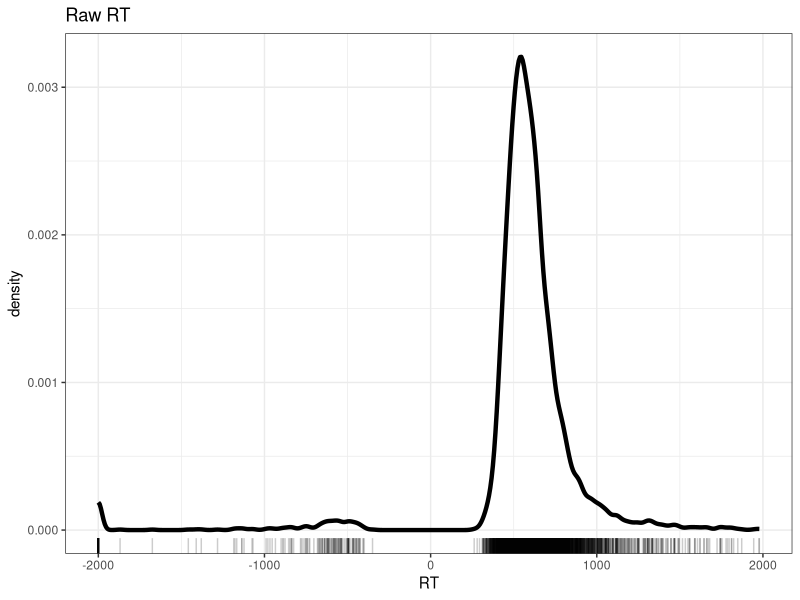
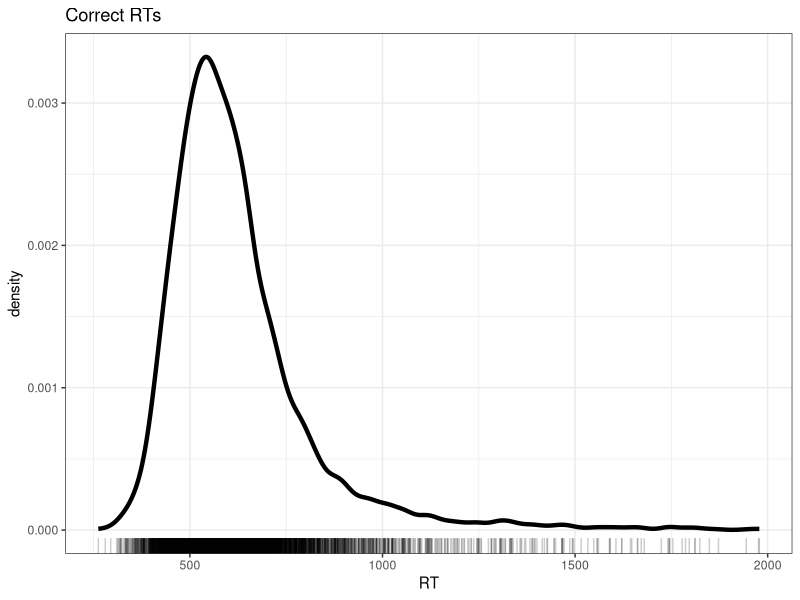
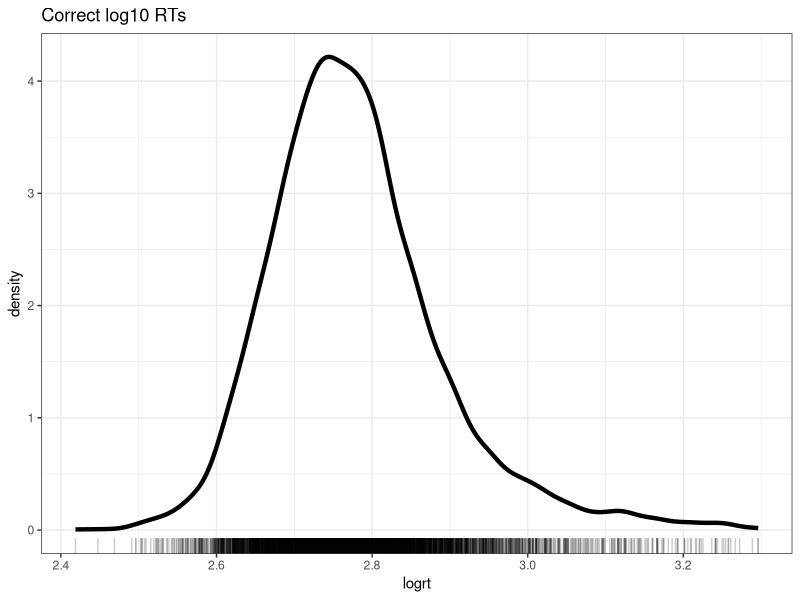

The R script that drew these images, in order: (Note: this script raises an error after producing the figures.)
## ---- chunk 1
library(broom)
library(gridExtra)
library(here)
library(lme4)
library(tidyverse)
## ---- chunk 2
ML.all <- read_csv("subjects.behaviour.words-310114.csv", na = "-999")
## ---- chunk 3
#| label: fig-rt-all-density
#| fig-cap: "Density plot showing word recognition reaction time, correct and incorrect responses"
#| fig-alt: "Density plot showing word recognition reaction time, correct and incorrect responses. The figure shows a black line, a curve peaking over RT = about 500 but ranging between -2000 and +2000. Under the curve, a series of black tick marks are shown under the x-axis border."
#| warning: false
#| message: false
#| fig-height: 5
#| fig-width: 5
ML.all %>%
  ggplot(aes(x = RT)) +
  geom_density(size=1.5) +
  geom_rug(alpha = .2) +
  ggtitle("Raw RT") +
  theme_bw()  
## ---- chunk 4
#| label: filter
ML.all.correct <- filter(ML.all, RT >= 200)
## ---- chunk 5
#| label: length-check
length(ML.all$RT)
length(ML.all.correct$RT)
## ---- chunk 6
#| label: fig-rt-correct-density
#| fig-cap: "Density plot showing word recognition reaction time, correct responses only"
#| fig-alt: "Density plot showing word recognition reaction time, correct and incorrect responses. The figure shows a black line, a curve peaking over RT = about 500 now ranging between 0 and +2000. Under the curve, a series of black tick marks are shown under the x-axis border. The skew towards high values is now more obvious."
#| warning: false
#| message: false
#| fig-height: 5
#| fig-width: 5
ML.all.correct %>%
  ggplot(aes(x = RT)) +
  geom_density(size=1.5) + 
  geom_rug(alpha = .2) +
  ggtitle("Correct RTs") +
  theme_bw()
## ---- chunk 7
#| label: log-transform
ML.all.correct$logrt <- log10(ML.all.correct$RT)			
## ---- chunk 8
#| label: fig-rt-correct-log-density
#| fig-cap: "Density plot showing log10 transformed reaction time, correct responses only"
#| fig-alt: "Density plot showing word recognition reaction time, correct and incorrect responses. The figure shows a black line, a curve peaking over logrt = about 2.8 ranging between 2.4 and 3.5. Under the curve, a series of black tick marks are shown under the x-axis border. The skew towards high values is now considerably reduced."
#| warning: false
#| message: false
#| fig-height: 5
#| fig-width: 5
ML.all.correct %>%
  ggplot(aes(x = logrt)) +
  geom_density(size = 1.5) + 
  geom_rug(alpha = .2) +
  ggtitle("Correct log10 RTs") +
  theme_bw()
## ---- chunk 9
#| label: filterrows
# step 1
long.all.select.filter <- long.all.select %>% 
                            filter(item_name != 'FALSE')

# step 2
long.all.select.filter <- long.all.select.filter %>%
                            filter(RT >= 200)

## ---- chunk 10
#| label: longall-na-omit
long.all.noNAs <- na.omit(long.all.select.filter)
## ---- chunk 11
#| label: readinglongallc5
long.all.noNAs <- read_csv("long.all.noNAs.csv", 
                           col_types = cols(
                             subjectID = col_factor(),
                             item_name = col_factor()
                           )
                          ) 
## ---- chunk 12
#| label: fig-freq-all
#| fig-cap: "Reading reaction time compared to word frequency, all data"
#| fig-alt: "The figure shows a scatterplot: each point represents the lexical frequency (on the x-axis) and the reaction time (RT, on the y-axis) of responses made by children to a set of words. A red line is drawn through the points, indicating that RT decreases for higher values of frequency."
#| warning: false
#| message: false
#| fig-height: 4.5
#| fig-width: 4.5
long.all.noNAs %>%
ggplot(aes(x = Lg.UK.CDcount, y = RT)) +
  geom_point(alpha = .2) + 
  geom_smooth(method = "lm", se = FALSE, size = 1.5, colour="red") + 
  theme_bw() + 
  xlab("Word frequency: log context distinctiveness (CD) count")

## ---- chunk 13
#| label: lm-all-freq
lm.all.freq <- lm(RT ~  Lg.UK.CDcount, data = long.all.noNAs)

summary(lm.all.freq)
## ---- chunk 14
#| label: lm-all-length
lm.all.length <- lm(RT ~  Length,

                 data = long.all.noNAs)

summary(lm.all.length)
## ---- chunk 15
#| label: fig-freqperchildtrellis
#| fig-cap: "RT vs. word frequency, considered separately for data for each child"
#| fig-alt: "The figure shows a grid of scatterplots. In each plot, each point represents the lexical frequency (on the x-axis) and the reaction time (RT, on the y-axis) of responses made by children to a set of words. A red line is drawn through the points, indicating that RT decreases for higher values of frequency. A different plot is shown to represent the data for each child. Between plots, we can see that the potential association between RT and frequency can vary."
#| warning: false
#| message: false
#| fig-height: 10
#| fig-width: 7.5
long.all.noNAs %>%
  ggplot(aes(x = Lg.UK.CDcount, y = RT)) +
    geom_point(alpha = .2) + 
    geom_smooth(method = "lm", se = FALSE, size = 1.25, colour = "red") + 
    theme_bw() + 
    xlab("Word frequency (log10 UK SUBTLEX CD count)") + 
    facet_wrap(~ subjectID)
## ---- chunk 16
#| label: fig-lengthperchildtrellis
#| fig-cap: "RT vs. word length, considered separately for data for each child"
#| fig-alt: "The figure shows a grid of scatterplots. In each plot, each point represents the word length (on the x-axis) and the reaction time (RT, on the y-axis) of responses made by children to a set of words. A red line is drawn through the points, indicating that RT increases for higher values of length. A different plot is shown to represent the data for each child. Between plots, we can see that the potential association between RT and length can vary."
#| warning: false
#| message: false
#| fig-height: 10
#| fig-width: 7.5
long.all.noNAs %>%
  ggplot(aes(x = Length, y = RT)) +
  geom_point(alpha = .2) +
  geom_smooth(method = "lm", se = FALSE, size = 1.25, colour = "red") +
  theme_bw() +
  facet_wrap(~ subjectID)
## ---- chunk 17
lmer.all.1 <- lmer(RT ~  Lg.UK.CDcount + (Lg.UK.CDcount + 1||subjectID),
             
             data = long.all.noNAs)

summary(lmer.all.1)
## ---- chunk 18
lmer.all.si <- lmer(RT ~  Lg.UK.CDcount + 
                         (Lg.UK.CDcount + 1||subjectID) +
                         (1|item_name),
             
             data = long.all.noNAs)

summary(lmer.all.si)
## ---- chunk 19
lmer.all.2 <- lmer(RT ~  Length + 
                     (Length + 1||subjectID) +
                     (1|item_name),
                   
                   data = long.all.noNAs)

summary(lmer.all.2)
## ---- chunk 20
# -- First fit the model for each child
freqperchildlm <- long.all.noNAs %>%
  group_by(subjectID) %>% 
  do(tidy(lm(RT ~ Lg.UK.CDcount, data=.)))

# -- What does freqperchildlm hold: take a look?

# -- Make sure you can treat term as a factor
freqperchildlm$term <- as.factor(freqperchildlm$term)

# -- Get the intercept and frequency effect estimates
freqperchildlmint <- filter(freqperchildlm, term == '(Intercept)')
freqperchildlmfreq <- filter(freqperchildlm, term == 'Lg.UK.CDcount')

# -- Make the intercepts plots: order by size
pfreqperchildlmint <- freqperchildlmint %>%
  ggplot(aes(x = fct_reorder(subjectID, estimate), y = estimate, ymin = estimate - std.error, ymax = estimate + std.error)) + 
  geom_point() + geom_linerange() + 
  theme_bw() + 
  xlab("Intercepts in order of size") +
  ylab("Estimated intercept +/- SE") + 
  theme(axis.title.y = element_text(size = 10), 
        axis.text.y = element_text(size = 5), 
        axis.text.x = element_blank(), 
        panel.grid = element_blank())

# -- Make the slopes plots: order by size
pfreqperchildlmfreq <- freqperchildlmfreq %>%
  ggplot(aes(x = fct_reorder(subjectID, estimate), y = estimate, ymin = estimate - std.error, ymax = estimate + std.error)) + 
  geom_point() + geom_linerange() + 
  theme_bw() + 
  xlab("Frequency effect coefficient in order of size") +
  ylab("Estimated coefficient for the frequency effect +/- SE") + 
  theme(axis.title.y = element_text(size = 10), 
        axis.text.y = element_text(size = 5), 
        axis.text.x = element_blank(), 
        panel.grid = element_blank())

# -- Make a grid to show the plots side by side: in 2 columns
grid.arrange(pfreqperchildlmint, pfreqperchildlmfreq,
             ncol = 2) 
## ---- chunk 21
lmer.all.1 <- lmer(RT ~  Lg.UK.CDcount + (Lg.UK.CDcount + 1||subjectID),
                   
                   data = long.all.noNAs)
## ---- chunk 22
BLUPS <- ranef(lmer.all.1)$subjectID
# summary(BLUPS)

BLUPS.df <- data.frame(subjectID = rownames(BLUPS), 
                       intercepts = BLUPS[,1], 
                       frequency = BLUPS[,2])
# summary(BLUPS.df)
# str(BLUPS.df)

p.BLUPS.intercepts <- BLUPS.df %>%
  ggplot(aes(x = intercepts)) +
  geom_histogram() + 
  ggtitle("(a.) Adjustment by child") +
  xlab("In the intercept") +
  geom_vline(xintercept = 0, colour = "red", size = 1.5) +
  theme_bw()

p.BLUPS.slopes <- BLUPS.df %>%
  ggplot(aes(x = frequency)) +
  geom_histogram() + 
  ggtitle("(b.) Adjustment by child") +
  xlab("In the frequency slope (coefficient)") +
  geom_vline(xintercept = 0, colour = "red", size = 1.5) +
  theme_bw()

grid.arrange(p.BLUPS.intercepts, p.BLUPS.slopes,
             ncol = 2
)
## ---- chunk 23
# -- Fit different kinds of mixed-effects model, then plot the resulting differences in model predictions

lmer.all.1 <- lmer(RT ~  Lg.UK.CDcount + (Lg.UK.CDcount + 1||subjectID),
                   
                   data = long.all.noNAs)

# summary(lmer.all.1)

lmer.all.2 <- lmer(RT ~  Lg.UK.CDcount + (1|subjectID),
                   
                   data = long.all.noNAs)

# summary(lmer.all.2)

lmer.all.3 <- lmer(RT ~  Lg.UK.CDcount + (Lg.UK.CDcount + 0|subjectID),
                   
                   data = long.all.noNAs)

# summary(lmer.all.3)
## ---- chunk 24
# -- get predictions

long.all.noNAs$pred1 <- predict(lmer.all.1) ## individual level
long.all.noNAs$pred2 <- predict(lmer.all.2) ## individual level
long.all.noNAs$pred3 <- predict(lmer.all.3) ## individual level

# -- show predictions as slopes on top of raw data

p.slopes.intercepts <- long.all.noNAs %>%
  ggplot(aes(x = Lg.UK.CDcount, y = RT)) +
  geom_point(alpha = .25, colour = "darkgrey") +
  geom_line(aes(y = pred1, group = subjectID), colour="red", alpha = .4) +
  ggtitle("(c.)\n(Lg.UK.CDcount + 1||subjectID)") +
  xlab("Frequency (Lg.UK.CDcount)") +
  xlim(0,5) +
  theme_bw()

p.intercepts <- long.all.noNAs %>%
  ggplot(aes(x = Lg.UK.CDcount, y = RT)) +
  geom_point(alpha = .25, colour = "darkgrey") +
  geom_line(aes(y = pred2, group = subjectID), colour="red", alpha = .4) +
  ggtitle("(a.)\n(1|subjectID)") +
  xlab("Frequency (Lg.UK.CDcount)") +
  xlim(0,5) +
  theme_bw()

p.slopes <- long.all.noNAs %>%
  ggplot(aes(x = Lg.UK.CDcount, y = RT)) +
  geom_point(alpha = .25, colour = "darkgrey") +
  geom_line(aes(y = pred3, group = subjectID), colour="red", alpha = .4) +
  ggtitle("(b.)\n(Lg.UK.CDcount + 0|subjectID)") +
  xlab("Frequency (Lg.UK.CDcount)") +
  xlim(0,5) +
  theme_bw()

grid.arrange(p.intercepts, p.slopes, p.slopes.intercepts, 
             ncol = 3)
## ---- chunk 25
wperitemlm <- long.all.noNAs %>% 
  group_by(item_name) %>% 
  do(tidy(lm(RT ~ 1, data=.)))
wperitemlm$term <- as.factor(wperitemlm$term)
# wperitemlm
## ---- chunk 26
pwperitemlmint <- ggplot(wperitemlm, aes(x = fct_reorder(item_name, estimate), y = estimate, ymin = estimate - std.error, ymax = estimate + std.error))
pwperitemlmint + 
  geom_point() +
  geom_linerange() + 
  theme_bw() + 
  ylab("Estimated coefficient +/- SE") + 
  xlab("Per-item estimates of intercept, ordered by intercept estimate size") +
  theme(axis.title.y = element_text(size = 10), 
        axis.text.y = element_text(size = 5), 
        axis.text.x = element_blank(), panel.grid = element_blank())
